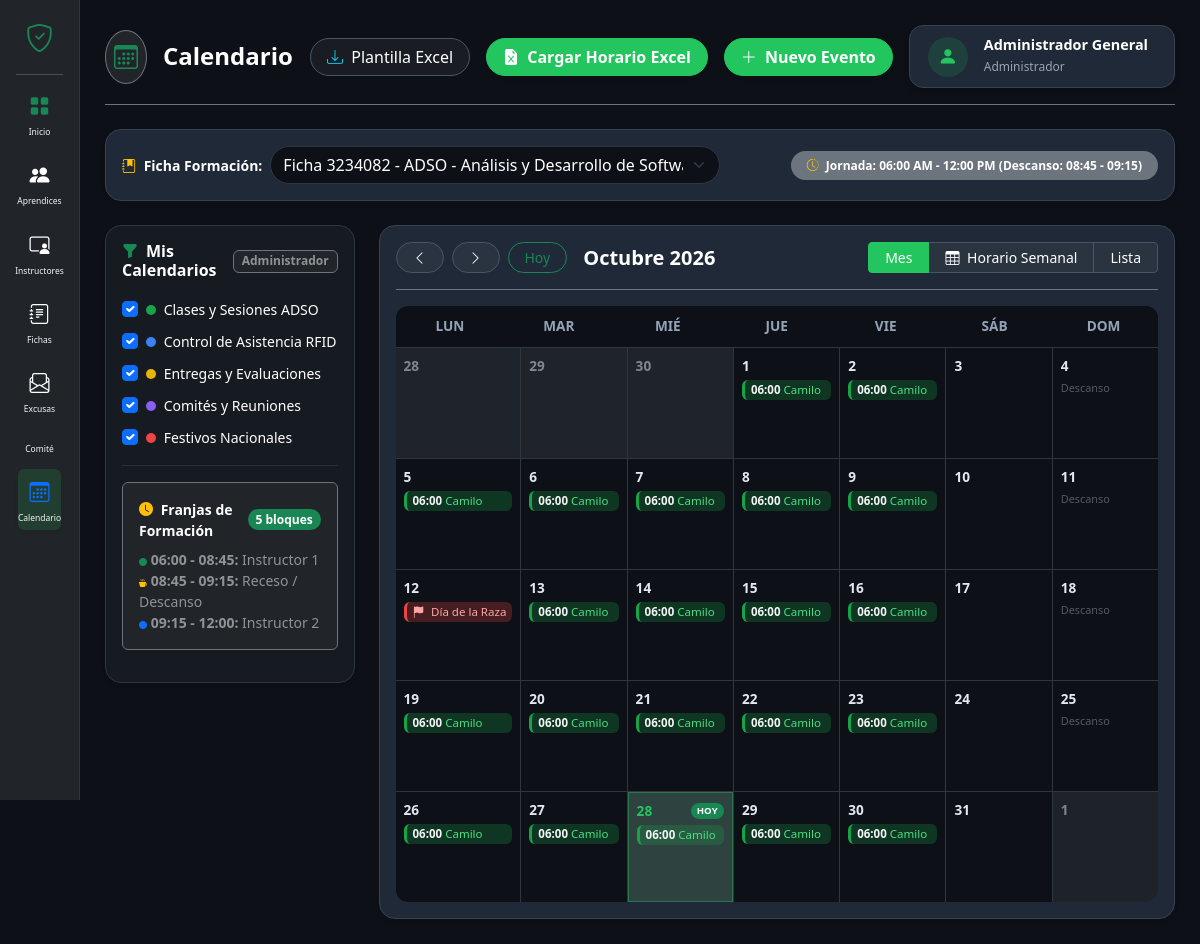
Page /index.php?action=calendario&ficha_id=1 (signed in) on the committed database.
### tables this page shows
CREATE TABLE horario (
    id_horario INT AUTO_INCREMENT PRIMARY KEY,
    dia_semana VARCHAR(45) NOT NULL,
    entrada TIME NOT NULL,
    salida TIME NOT NULL,
    competencia VARCHAR(150) NULL,
    ambiente VARCHAR(45) NULL,
    fk_ficha INT NOT NULL,
    fk_usuario_instructor INT NULL,
    CONSTRAINT fk_horario_ficha FOREIGN KEY (fk_ficha) REFERENCES ficha(id_ficha) ON DELETE CASCADE ON UPDATE CASCADE,
    CONSTRAINT fk_horario_instructor FOREIGN KEY (fk_usuario_instructor) REFERENCES usuario(id_usuario) ON DELETE SET NULL ON UPDATE CASCADE,
    INDEX idx_horario_ficha_dia (fk_ficha, dia_semana)
);

### views/calendario/calendario.php (the view, shortened to what the rows shown need)
<?php
$fichaActual = $fichaActual ?? null;
$horarios = $horarios ?? [];
$diasSemana = ['Lunes', 'Martes', 'Miércoles', 'Jueves', 'Viernes', 'Sábado'];
$horariosPorDia = [];
foreach ($diasSemana as $d) {
    $horariosPorDia[$d] = [];
}
foreach ($horarios as $h) {
    $diaNorm = ucfirst(strtolower(trim($h['dia_semana'])));
    if (isset($horariosPorDia[$diaNorm])) {
        $horariosPorDia[$diaNorm][] = $h;
    }
}
$mesActual = isset($mesActual) ? (int)$mesActual : (int)date('n');
$anioActual = isset($anioActual) ? (int)$anioActual : (int)date('Y');
$mesesNombres = [
    1 => 'Enero', 2 => 'Febrero', 3 => 'Marzo', 4 => 'Abril',
    5 => 'Mayo', 6 => 'Junio', 7 => 'Julio', 8 => 'Agosto',
    9 => 'Septiembre', 10 => 'Octubre', 11 => 'Noviembre', 12 => 'Diciembre'
];
$primerDiaTimestamp = mktime(0, 0, 0, $mesActual, 1, $anioActual);
$totalDiasMes = (int)date('t', $primerDiaTimestamp);
$festivosColombia = [
    '2026-01-01' => 'Año Nuevo',
    '2026-01-12' => 'Reyes Magos',
    '2026-03-23' => 'San José',
    '2026-04-02' => 'Jueves Santo',
    '2026-04-03' => 'Viernes Santo',
    '2026-05-01' => 'Día del Trabajo',
    '2026-05-18' => 'Ascensión de Jesús',
    '2026-06-08' => 'Corpus Christi',
    '2026-06-15' => 'Sagrado Corazón',
    '2026-06-29' => 'San Pedro y San Pablo',
    '2026-07-20' => 'Día de la Independencia',
    '2026-08-07' => 'Batalla de Boyacá',
    '2026-08-17' => 'Asunción de la Virgen',
    '2026-10-12' => 'Día de la Raza',
    '2026-11-02' => 'Todos los Santos',
    '2026-11-16' => 'Independencia de Cartagena',
    '2026-12-08' => 'Inmaculada Concepción',
    '2026-12-25' => 'Navidad'
];
?>
<!DOCTYPE html>
<html lang="es">
<head>
    <link href="https://cdn.jsdelivr.net/npm/bootstrap@5.3.2/dist/css/bootstrap.min.css" rel="stylesheet">
    <link rel="stylesheet" href="https://cdn.jsdelivr.net/npm/bootstrap-icons@1.11.1/font/bootstrap-icons.css">
    <link rel="stylesheet" href="public/css/dashboard.css?v=<?= file_exists('public/css/dashboard.css') ? filemtime('public/css/dashboard.css') : time(); ?>">
    <link rel="stylesheet" href="public/css/calendario.css?v=<?= file_exists('public/css/calendario.css') ? filemtime('public/css/calendario.css') : time(); ?>">
</head>
<body class="calendar-body bg-dark-app">
    <div class="dashboard-container dashboard-container-dark min-vh-100">
        <main class="main-content calendar-main-content">
            <div class="row g-4">
                <div class="col-xl-9 col-lg-8">
                    <div class="calendar-main-card p-3 shadow-sm">
                        <div id="vistaMesContainer">
                            <div class="calendar-grid-body" id="gridCalendarioBody">
                                <?php
                                $diasNombreMap = [
                                    1 => 'Lunes', 2 => 'Martes', 3 => 'Miércoles',
                                    4 => 'Jueves', 5 => 'Viernes', 6 => 'Sábado', 7 => 'Domingo'
                                ];
                                ?>
                                <?php
                                $diaHoyNum = (int)date('j');
                                $mesHoyNum = (int)date('n');
                                $anioHoyNum = (int)date('Y');
                                for ($dia = 1; $dia <= $totalDiasMes; $dia++):
                                    $fechaActualIso = sprintf('%04d-%02d-%02d', $anioActual, $mesActual, $dia);
                                    $timestampDia = mktime(0, 0, 0, $mesActual, $dia, $anioActual);
                                    $numDiaSemana = (int)date('N', $timestampDia);
                                    $nombreDiaSemana = $diasNombreMap[$numDiaSemana] ?? '';
                                    $bloquesDelDia = $horariosPorDia[$nombreDiaSemana] ?? [];
                                    $esHoy = ($dia === $diaHoyNum && $mesActual === $mesHoyNum && $anioActual === $anioHoyNum);
                                    $esFestivo = isset($festivosColombia[$fechaActualIso]);
                                    $nombreFestivo = $esFestivo ? $festivosColombia[$fechaActualIso] : '';
                                    $infoDiaJson = htmlspecialchars(json_encode([
                                        'fecha' => sprintf('%02d de %s de %04d', $dia, $mesesNombres[$mesActual], $anioActual),
                                        'dia_semana' => $nombreDiaSemana,
                                        'bloques' => $bloquesDelDia,
                                        'festivo' => $nombreFestivo,
                                        'ficha' => $fichaActual ? ('Ficha ' . $fichaActual['numero_ficha'] . ' - ' . $fichaActual['nombre_programa']) : 'General'
                                    ]), ENT_QUOTES, 'UTF-8');
                                ?>
                                    <div class="calendar-day-cell <?= $esHoy ? 'today' : ''; ?> celda-dia-click"
                                         data-dia-info='<?= $infoDiaJson; ?>'
                                         title="Haz clic para ver instructores y horario de este día">
                                        <div class="d-flex justify-content-between align-items-center mb-1">
                                            <span class="day-number mb-0"><?= $dia; ?></span>
                                            <?php if ($esHoy): ?>
                                                <span class="badge bg-success rounded-pill badge-today">HOY</span>
                                            <?php endif; ?>
                                        </div>
                                        <?php if ($esFestivo): ?>
                                            <div class="event-badge event-danger-custom mb-1" title="<?= htmlspecialchars($nombreFestivo); ?>">
                                                <i class="bi bi-flag-fill me-1"></i> <?= htmlspecialchars($nombreFestivo); ?>
                                            </div>
                                        <?php elseif (!empty($bloquesDelDia)): ?>
                                            <?php foreach ($bloquesDelDia as $blk): ?>
                                                <div class="event-badge <?= (substr($blk['entrada'], 0, 2) < '09') ? 'event-sena' : 'event-blue event-google'; ?> mb-1"
                                                     title="<?= htmlspecialchars(($blk['instructor_nombre'] ?? 'Instructor') . ' - ' . ($blk['competencia'] ?? 'Formación')); ?>">
                                                    <span class="fw-bold"><?= substr($blk['entrada'], 0, 5); ?></span>
                                                    <?= htmlspecialchars(!empty($blk['instructor_nombre']) ? explode(' ', trim($blk['instructor_nombre']))[0] : 'Clase'); ?>
                                                </div>
                                            <?php endforeach; ?>
                                        <?php elseif ($nombreDiaSemana === 'Domingo'): ?>
                                            <small class="text-white-50 text-descanso-sm">Descanso</small>
                                        <?php endif; ?>
                                    </div>
                                <?php endfor; ?>
                            </div>
                        </div>
                    </div>
                </div>
            </div>
        </main>
    </div>
</body>
</html>

### rows in the picture
horario: entrada "06:00", instructor_nombre "Camilo"
horario: entrada "06:00", instructor_nombre "Camilo"
horario: entrada "06:00", instructor_nombre "Camilo"
horario: entrada "06:00", instructor_nombre "Camilo"
horario: entrada "06:00", instructor_nombre "Camilo"

### other values in the picture
$texto "Inicio Aprendices Instructores Fichas Excusas Comité Calendario"
$nombreUsuario "Administrador General"
$rolUsuario "Administrador"
count($horarios) "5"
$mesesNombres[$mesActual] . ' ' . $anioActual "Octubre 2026"
$diaPrevNum "28"
$diaPrevNum "29"
$diaPrevNum "30"
$nombreFestivo "Día de la Raza"
